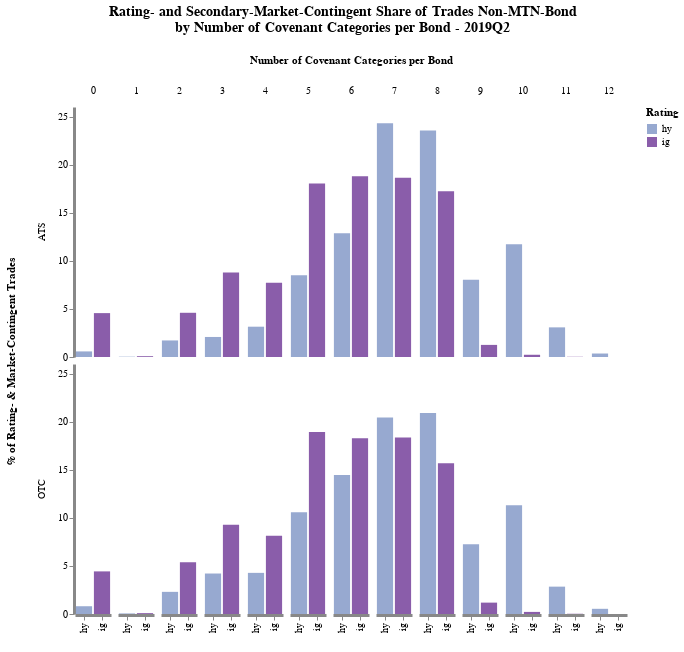

Notebook source saved alongside this figure:
### Code cell
pl[11]

### Figure 1 — Vega-Lite specification as saved in the notebook (floating-point values rounded to 4 significant figures)
{"config": {"axis": {"domainWidth": 3}, "opacity": {"value": 0.2}, "view": {"stroke": "transparent"}}, "data": {"values": [{"perc_sbm_rt_total": 4.564, "perc_sbm_total": 3.244, "period": "2019Q2", "rt": "ig", "sbm": "ats", "sbm2": "ATS", "sum_num_cov": 0, "value": 19840, "variable": "trades_by_num_cov"}, {"perc_sbm_rt_total": 0.08304, "perc_sbm_total": 0.05903, "period": "2019Q2", "rt": "ig", "sbm": "ats", "sbm2": "ATS", "sum_num_cov": 1, "value": 361, "variable": "trades_by_num_cov"}, {"perc_sbm_rt_total": 4.598, "perc_sbm_total": 3.268, "period": "2019Q2", "rt": "ig", "sbm": "ats", "sbm2": "ATS", "sum_num_cov": 2, "value": 19990, "variable": "trades_by_num_cov"}, {"perc_sbm_rt_total": 8.785, "perc_sbm_total": 6.244, "period": "2019Q2", "rt": "ig", "sbm": "ats", "sbm2": "ATS", "sum_num_cov": 3, "value": 38189, "variable": "trades_by_num_cov"}, {"perc_sbm_rt_total": 7.727, "perc_sbm_total": 5.492, "period": "2019Q2", "rt": "ig", "sbm": "ats", "sbm2": "ATS", "sum_num_cov": 4, "value": 33591, "variable": "trades_by_num_cov"}, {"perc_sbm_rt_total": 18.04, "perc_sbm_total": 12.82, "period": "2019Q2", "rt": "ig", "sbm": "ats", "sbm2": "ATS", "sum_num_cov": 5, "value": 78410, "variable": "trades_by_num_cov"}, {"perc_sbm_rt_total": 18.8, "perc_sbm_total": 13.36, "period": "2019Q2", "rt": "ig", "sbm": "ats", "sbm2": "ATS", "sum_num_cov": 6, "value": 81726, "variable": "trades_by_num_cov"}, {"perc_sbm_rt_total": 18.65, "perc_sbm_total": 13.25, "period": "2019Q2", "rt": "ig", "sbm": "ats", "sbm2": "ATS", "sum_num_cov": 7, "value": 81057, "variable": "trades_by_num_cov"}, {"perc_sbm_rt_total": 17.25, "perc_sbm_total": 12.26, "period": "2019Q2", "rt": "ig", "sbm": "ats", "sbm2": "ATS", "sum_num_cov": 8, "value": 74979, "variable": "trades_by_num_cov"}, {"perc_sbm_rt_total": 1.259, "perc_sbm_total": 0.8947, "period": "2019Q2", "rt": "ig", "sbm": "ats", "sbm2": "ATS", "sum_num_cov": 9, "value": 5472, "variable": "trades_by_num_cov"}, {"perc_sbm_rt_total": 0.2321, "perc_sbm_total": 0.165, "period": "2019Q2", "rt": "ig", "sbm": "ats", "sbm2": "ATS", "sum_num_cov": 10, "value": 1009, "variable": "trades_by_num_cov"}, {"perc_sbm_rt_total": 0.02254, "perc_sbm_total": 0.01602, "period": "2019Q2", "rt": "ig", "sbm": "ats", "sbm2": "ATS", "sum_num_cov": 11, "value": 98, "variable": "trades_by_num_cov"}, {"perc_sbm_rt_total": 4.431, "perc_sbm_total": 3.221, "period": "2019Q2", "rt": "ig", "sbm": "otc", "sbm2": "OTC", "sum_num_cov": 0, "value": 69228, "variable": "trades_by_num_cov"}, {"perc_sbm_rt_total": 0.08904, "perc_sbm_total": 0.06472, "period": "2019Q2", "rt": "ig", "sbm": "otc", "sbm2": "OTC", "sum_num_cov": 1, "value": 1391, "variable": "trades_by_num_cov"}, {"perc_sbm_rt_total": 5.39, "perc_sbm_total": 3.917, "period": "2019Q2", "rt": "ig", "sbm": "otc", "sbm2": "OTC", "sum_num_cov": 2, "value": 84194, "variable": "trades_by_num_cov"}, {"perc_sbm_rt_total": 9.289, "perc_sbm_total": 6.751, "period": "2019Q2", "rt": "ig", "sbm": "otc", "sbm2": "OTC", "sum_num_cov": 3, "value": 145104, "variable": "trades_by_num_cov"}, {"perc_sbm_rt_total": 8.127, "perc_sbm_total": 5.907, "period": "2019Q2", "rt": "ig", "sbm": "otc", "sbm2": "OTC", "sum_num_cov": 4, "value": 126955, "variable": "trades_by_num_cov"}, {"perc_sbm_rt_total": 18.93, "perc_sbm_total": 13.76, "period": "2019Q2", "rt": "ig", "sbm": "otc", "sbm2": "OTC", "sum_num_cov": 5, "value": 295728, "variable": "trades_by_num_cov"}, {"perc_sbm_rt_total": 18.29, "perc_sbm_total": 13.29, "period": "2019Q2", "rt": "ig", "sbm": "otc", "sbm2": "OTC", "sum_num_cov": 6, "value": 285680, "variable": "trades_by_num_cov"}, {"perc_sbm_rt_total": 18.36, "perc_sbm_total": 13.35, "period": "2019Q2", "rt": "ig", "sbm": "otc", "sbm2": "OTC", "sum_num_cov": 7, "value": 286851, "variable": "trades_by_num_cov"}, {"perc_sbm_rt_total": 15.67, "perc_sbm_total": 11.39, "period": "2019Q2", "rt": "ig", "sbm": "otc", "sbm2": "OTC", "sum_num_cov": 8, "value": 244796, "variable": "trades_by_num_cov"}, {"perc_sbm_rt_total": 1.183, "perc_sbm_total": 0.8597, "period": "2019Q2", "rt": "ig", "sbm": "otc", "sbm2": "OTC", "sum_num_cov": 9, "value": 18478, "variable": "trades_by_num_cov"}, {"perc_sbm_rt_total": 0.2176, "perc_sbm_total": 0.1581, "period": "2019Q2", "rt": "ig", "sbm": "otc", "sbm2": "OTC", "sum_num_cov": 10, "value": 3399, "variable": "trades_by_num_cov"}, {"perc_sbm_rt_total": 0.02432, "perc_sbm_total": 0.01768, "period": "2019Q2", "rt": "ig", "sbm": "otc", "sbm2": "OTC", "sum_num_cov": 11, "value": 380, "variable": "trades_by_num_cov"}, {"perc_sbm_rt_total": 0.5812, "perc_sbm_total": 0.1681, "period": "2019Q2", "rt": "hy", "sbm": "ats", "sbm2": "ATS", "sum_num_cov": 0, "value": 1028, "variable": "trades_by_num_cov"}, {"perc_sbm_rt_total": 0.03336, "perc_sbm_total": 0.009647, "period": "2019Q2", "rt": "hy", "sbm": "ats", "sbm2": "ATS", "sum_num_cov": 1, "value": 59, "variable": "trades_by_num_cov"}, {"perc_sbm_rt_total": 1.722, "perc_sbm_total": 0.4979, "period": "2019Q2", "rt": "hy", "sbm": "ats", "sbm2": "ATS", "sum_num_cov": 2, "value": 3045, "variable": "trades_by_num_cov"}, {"perc_sbm_rt_total": 2.084, "perc_sbm_total": 0.6027, "period": "2019Q2", "rt": "hy", "sbm": "ats", "sbm2": "ATS", "sum_num_cov": 3, "value": 3686, "variable": "trades_by_num_cov"}, {"perc_sbm_rt_total": 3.152, "perc_sbm_total": 0.9117, "period": "2019Q2", "rt": "hy", "sbm": "ats", "sbm2": "ATS", "sum_num_cov": 4, "value": 5576, "variable": "trades_by_num_cov"}, {"perc_sbm_rt_total": 8.499, "perc_sbm_total": 2.458, "period": "2019Q2", "rt": "hy", "sbm": "ats", "sbm2": "ATS", "sum_num_cov": 5, "value": 15033, "variable": "trades_by_num_cov"}, {"perc_sbm_rt_total": 12.86, "perc_sbm_total": 3.719, "period": "2019Q2", "rt": "hy", "sbm": "ats", "sbm2": "ATS", "sum_num_cov": 6, "value": 22743, "variable": "trades_by_num_cov"}, {"perc_sbm_rt_total": 24.3, "perc_sbm_total": 7.029, "period": "2019Q2", "rt": "hy", "sbm": "ats", "sbm2": "ATS", "sum_num_cov": 7, "value": 42988, "variable": "trades_by_num_cov"}, {"perc_sbm_rt_total": 23.55, "perc_sbm_total": 6.811, "period": "2019Q2", "rt": "hy", "sbm": "ats", "sbm2": "ATS", "sum_num_cov": 8, "value": 41656, "variable": "trades_by_num_cov"}, {"perc_sbm_rt_total": 8.041, "perc_sbm_total": 2.326, "period": "2019Q2", "rt": "hy", "sbm": "ats", "sbm2": "ATS", "sum_num_cov": 9, "value": 14223, "variable": "trades_by_num_cov"}, {"perc_sbm_rt_total": 11.73, "perc_sbm_total": 3.393, "period": "2019Q2", "rt": "hy", "sbm": "ats", "sbm2": "ATS", "sum_num_cov": 10, "value": 20749, "variable": "trades_by_num_cov"}, {"perc_sbm_rt_total": 3.082, "perc_sbm_total": 0.8913, "period": "2019Q2", "rt": "hy", "sbm": "ats", "sbm2": "ATS", "sum_num_cov": 11, "value": 5451, "variable": "trades_by_num_cov"}, {"perc_sbm_rt_total": 0.3618, "perc_sbm_total": 0.1046, "period": "2019Q2", "rt": "hy", "sbm": "ats", "sbm2": "ATS", "sum_num_cov": 12, "value": 640, "variable": "trades_by_num_cov"}, {"perc_sbm_rt_total": 0.8075, "perc_sbm_total": 0.2206, "period": "2019Q2", "rt": "hy", "sbm": "otc", "sbm2": "OTC", "sum_num_cov": 0, "value": 4741, "variable": "trades_by_num_cov"}, {"perc_sbm_rt_total": 0.05945, "perc_sbm_total": 0.01624, "period": "2019Q2", "rt": "hy", "sbm": "otc", "sbm2": "OTC", "sum_num_cov": 1, "value": 349, "variable": "trades_by_num_cov"}, {"perc_sbm_rt_total": 2.304, "perc_sbm_total": 0.6293, "period": "2019Q2", "rt": "hy", "sbm": "otc", "sbm2": "OTC", "sum_num_cov": 2, "value": 13526, "variable": "trades_by_num_cov"}, {"perc_sbm_rt_total": 4.211, "perc_sbm_total": 1.15, "period": "2019Q2", "rt": "hy", "sbm": "otc", "sbm2": "OTC", "sum_num_cov": 3, "value": 24720, "variable": "trades_by_num_cov"}, {"perc_sbm_rt_total": 4.278, "perc_sbm_total": 1.169, "period": "2019Q2", "rt": "hy", "sbm": "otc", "sbm2": "OTC", "sum_num_cov": 4, "value": 25118, "variable": "trades_by_num_cov"}, {"perc_sbm_rt_total": 10.57, "perc_sbm_total": 2.888, "period": "2019Q2", "rt": "hy", "sbm": "otc", "sbm2": "OTC", "sum_num_cov": 5, "value": 62067, "variable": "trades_by_num_cov"}, {"perc_sbm_rt_total": 14.46, "perc_sbm_total": 3.951, "period": "2019Q2", "rt": "hy", "sbm": "otc", "sbm2": "OTC", "sum_num_cov": 6, "value": 84913, "variable": "trades_by_num_cov"}, {"perc_sbm_rt_total": 20.44, "perc_sbm_total": 5.583, "period": "2019Q2", "rt": "hy", "sbm": "otc", "sbm2": "OTC", "sum_num_cov": 7, "value": 119995, "variable": "trades_by_num_cov"}, {"perc_sbm_rt_total": 20.9, "perc_sbm_total": 5.71, "period": "2019Q2", "rt": "hy", "sbm": "otc", "sbm2": "OTC", "sum_num_cov": 8, "value": 122716, "variable": "trades_by_num_cov"}, {"perc_sbm_rt_total": 7.266, "perc_sbm_total": 1.985, "period": "2019Q2", "rt": "hy", "sbm": "otc", "sbm2": "OTC", "sum_num_cov": 9, "value": 42656, "variable": "trades_by_num_cov"}, {"perc_sbm_rt_total": 11.31, "perc_sbm_total": 3.09, "period": "2019Q2", "rt": "hy", "sbm": "otc", "sbm2": "OTC", "sum_num_cov": 10, "value": 66417, "variable": "trades_by_num_cov"}, {"perc_sbm_rt_total": 2.846, "perc_sbm_total": 0.7774, "period": "2019Q2", "rt": "hy", "sbm": "otc", "sbm2": "OTC", "sum_num_cov": 11, "value": 16709, "variable": "trades_by_num_cov"}, {"perc_sbm_rt_total": 0.5398, "perc_sbm_total": 0.1474, "period": "2019Q2", "rt": "hy", "sbm": "otc", "sbm2": "OTC", "sum_num_cov": 12, "value": 3169, "variable": "trades_by_num_cov"}]}, "encoding": {"color": {"field": "rt", "legend": {"title": "Rating"}, "scale": {"scheme": "bluepurple"}, "type": "nominal"}, "column": {"field": "sum_num_cov", "sort": "ascending", "title": "Number of Covenant Categories per Bond", "type": "ordinal"}, "row": {"field": "sbm2", "header": {"title": "% of Rating- & Market-Contingent Trades"}, "type": "ordinal"}, "x": {"axis": {"title": " "}, "field": "rt", "type": "nominal"}, "y": {"axis": {"grid": false, "stack": null, "title": ""}, "field": "perc_sbm_rt_total", "type": "quantitative"}}, "height": 250, "mark": "bar", "spacing": 5, "title": {"align": "center", "anchor": "middle", "fontSize": 14, "offset": 20, "text": ["Rating- and Secondary-Market-Contingent Share of Trades Non-MTN-Bond", " by Number of Covenant Categories per Bond - 2019Q2"]}, "width": {"step": 18}}
